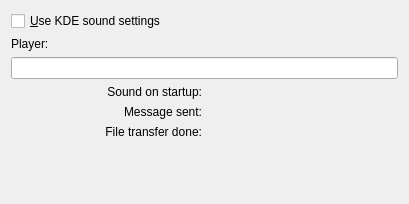
<ui version="4.0" >
 <class>SoundConfigBase</class>
 <widget class="QWidget" name="SoundConfigBase" >
  <property name="geometry" >
   <rect>
    <x>0</x>
    <y>0</y>
    <width>409</width>
    <height>204</height>
   </rect>
  </property>
  <property name="windowTitle" >
   <string>Form1</string>
  </property>
  <layout class="QGridLayout" >
   <property name="margin" >
    <number>11</number>
   </property>
   <property name="spacing" >
    <number>6</number>
   </property>
   <item row="0" column="0" colspan="2" >
    <widget class="QCheckBox" name="chkArts" >
     <property name="toolTip" >
      <string>Use player defined in system notify settings in kcontrol</string>
     </property>
     <property name="text" >
      <string>&amp;Use KDE sound settings</string>
     </property>
    </widget>
   </item>
   <item row="1" column="0" colspan="2" >
    <widget class="QLabel" name="lblPlayer" >
     <property name="text" >
      <string>Player:</string>
     </property>
     <property name="wordWrap" >
      <bool>false</bool>
     </property>
    </widget>
   </item>
   <item row="2" column="0" colspan="2" >
    <widget class="QLineEdit" name="edtPlayer" />
   </item>
   <item row="7" column="1" >
    <spacer>
     <property name="orientation" >
      <enum>Qt::Vertical</enum>
     </property>
     <property name="sizeType" >
      <enum>QSizePolicy::Expanding</enum>
     </property>
     <property name="sizeHint" >
      <size>
       <width>20</width>
       <height>20</height>
      </size>
     </property>
    </spacer>
   </item>
   <item row="6" column="0" >
    <widget class="QLabel" name="TextLabel1" >
     <property name="text" >
      <string>File transfer done:</string>
     </property>
     <property name="alignment" >
      <set>Qt::AlignRight|Qt::AlignTrailing|Qt::AlignVCenter</set>
     </property>
     <property name="wordWrap" >
      <bool>false</bool>
     </property>
    </widget>
   </item>
   <item row="5" column="0" >
    <widget class="QLabel" name="TextLabel1_2" >
     <property name="text" >
      <string>Message sent:</string>
     </property>
     <property name="alignment" >
      <set>Qt::AlignRight|Qt::AlignTrailing|Qt::AlignVCenter</set>
     </property>
     <property name="wordWrap" >
      <bool>false</bool>
     </property>
    </widget>
   </item>
   <item row="4" column="0" >
    <widget class="QLabel" name="TextLabel2" >
     <property name="text" >
      <string>Sound on startup:</string>
     </property>
     <property name="alignment" >
      <set>Qt::AlignRight|Qt::AlignTrailing|Qt::AlignVCenter</set>
     </property>
     <property name="wordWrap" >
      <bool>false</bool>
     </property>
    </widget>
   </item>
   <item row="6" column="1" >
    <widget class="EditSound" native="1" name="edtFileDone" />
   </item>
   <item row="5" column="1" >
    <widget class="EditSound" native="1" name="edtSent" />
   </item>
   <item row="4" column="1" >
    <widget class="EditSound" native="1" name="edtStartup" />
   </item>
  </layout>
 </widget>
 <customwidgets>
  <customwidget>
   <class>EditSound</class>
   <extends>QWidget</extends>
   <header>editfile.h</header>
  </customwidget>
 </customwidgets>
 <tabstops>
  <tabstop>chkArts</tabstop>
  <tabstop>edtPlayer</tabstop>
 </tabstops>
 <resources/>
 <connections/>
</ui>
